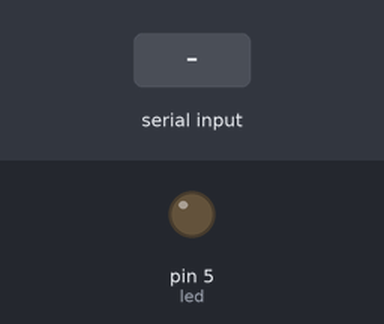
A sketch run on a simulated Arduino Nano, built with avr-gcc and run on an emulated ATmega328P. On the bench: output pins drawn as LEDs (lit = HIGH). Inputs (shaded band) come from the test bench. What the sketch prints to the serial monitor is not drawn.

Above: at 1.2 s.
1.3 s: "a" received over Serial
At 1.7 s:
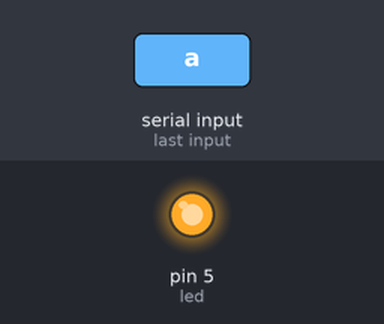
Timing chart, 0 to 4.3 s (numbered marks = the images above; inputs shaded):
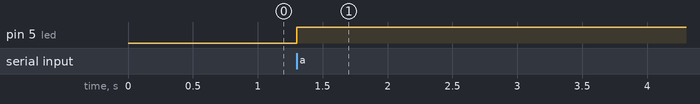

Measured:
- after the input at 1.3 s, pin 5 (led): LOW → HIGH at once

The sketch:

serial_led_xbee.ino
```cpp
#include <IRremote.h>
#include <IRremoteInt.h>

/*
 --------------------------------------
  Escritura serial
 --------------------------------------

  Consiste en escribir por la pantalla del computador (consola serial)
   una letra predeterminada, la primera vez que se escriba está
   un LED se enciende, si se vuelve a escribir por segunda vez
   el LED se apaga.

 Cosas de Mecatrónica y Tienda de Robótica

*/

//--------------------------------------------------
//Declara puertos de entradas y salidas y variables
//--------------------------------------------------
int led = 5;           //Pin donde se encuentra el LED, salida
char leer;              //Variable donde se almacena la letra
boolean prendido=false; //Estado LED la primera vez, apagado

//------------------------------------
//Funcion principal
//------------------------------------
void setup() // Se ejecuta cada vez que el Arduino se inicia
{
  Serial.begin(9600);    //Inicia comunicación serial
  pinMode(led, OUTPUT);  //Configurar el LED como una salida
}

//------------------------------------
//Funcion ciclicla
//------------------------------------
void loop() // Esta funcion se mantiene ejecutando
{           //  cuando este energizado el Arduino

  //Guardar en una variable el valor de la consola serial
  leer=Serial.read();

  // Si es la letra 'a' y además el LED está apagado
  if ( (leer=='a') && (prendido==false) )
  {
      digitalWrite(led,HIGH);  // Enciende el LED
      prendido=true;
      delay(1000);
      Serial.print("@Hola#");
      //Serial.send(1);
      }          // Actualiza el estado del LED
  // Si es la letra 'a' y además el LED está encendido
  else if ( (leer=='a') && (prendido==true) )
  {
      digitalWrite(led,LOW);   // Apaga el LED
      prendido=false;
      delay(1000);
      Serial.print("@Chao#");
      //Serial.send(0);
      // Actualiza el estado del LED
  }

}

//Fin programa
```
